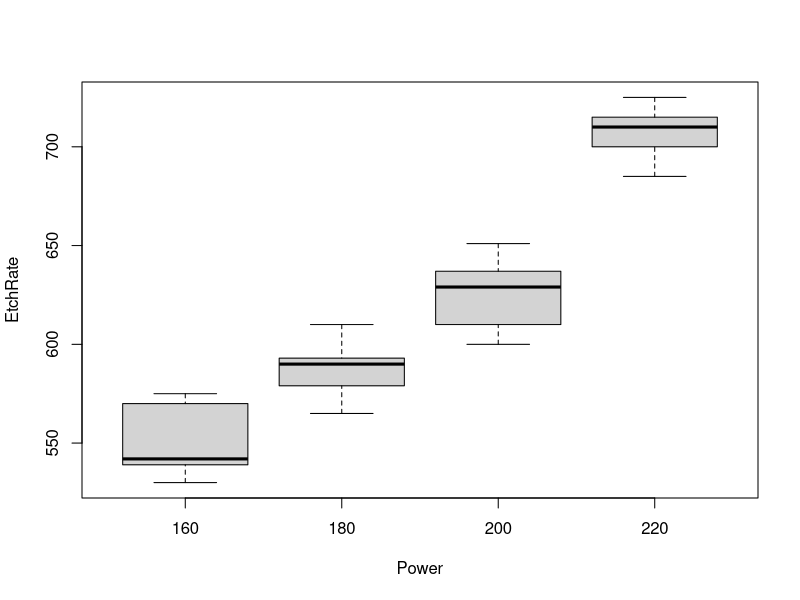
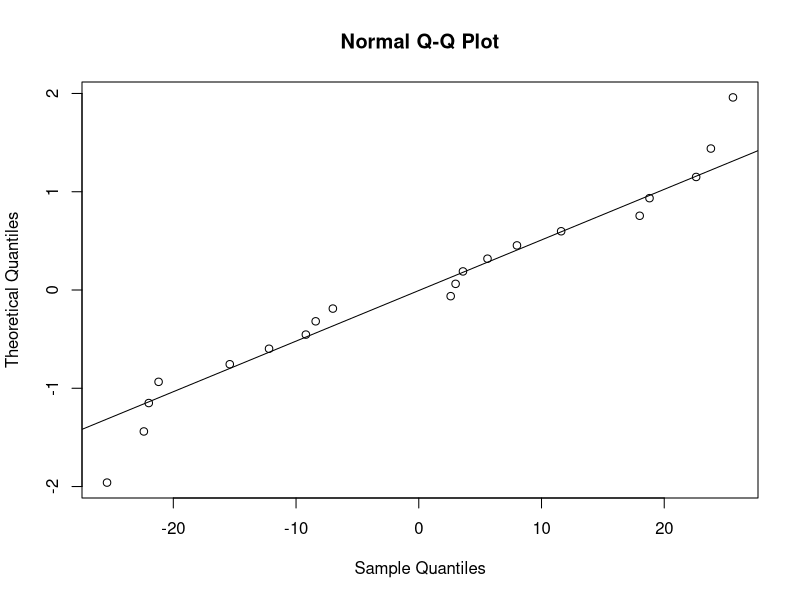
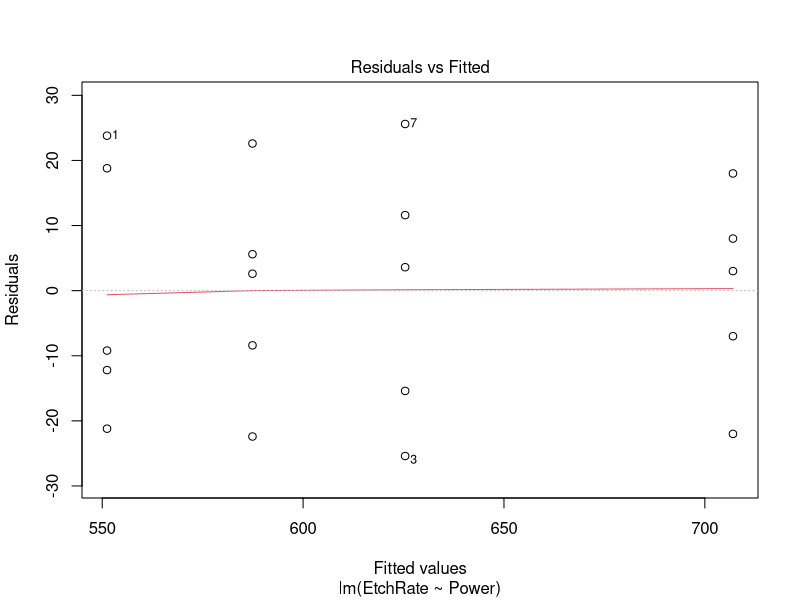
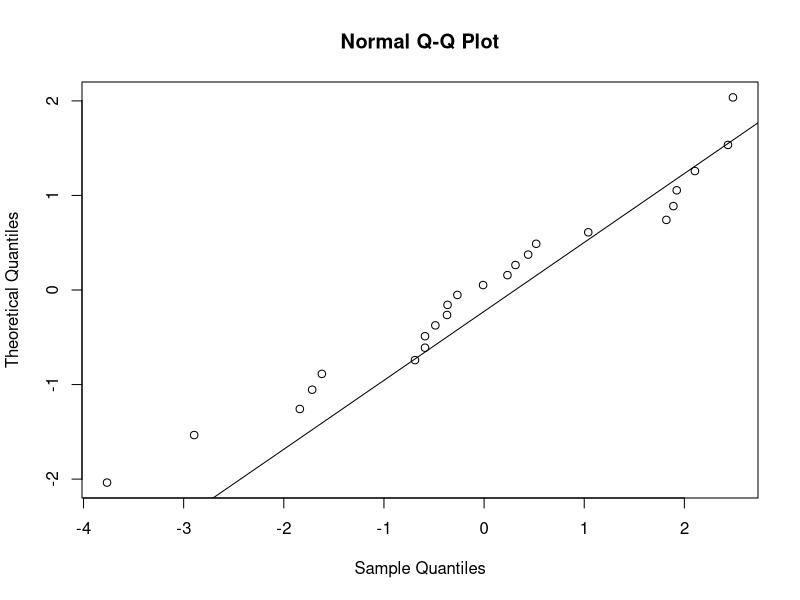
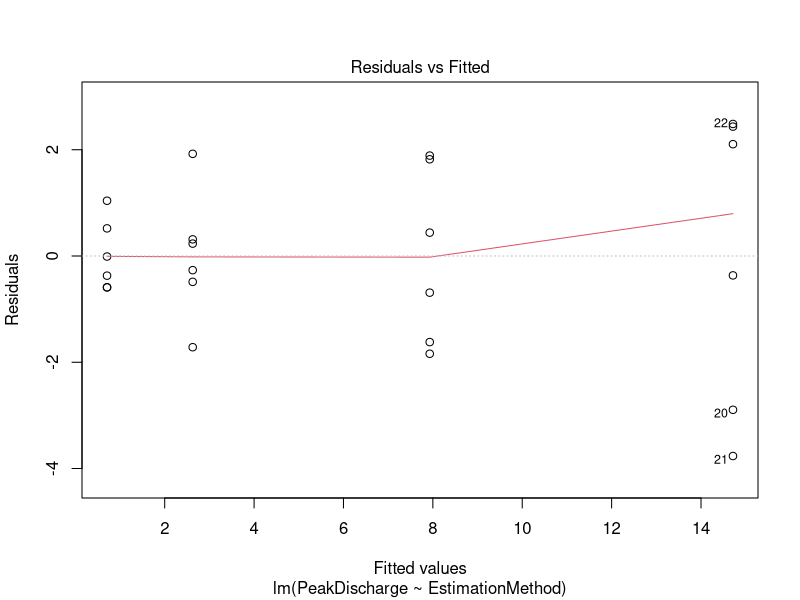
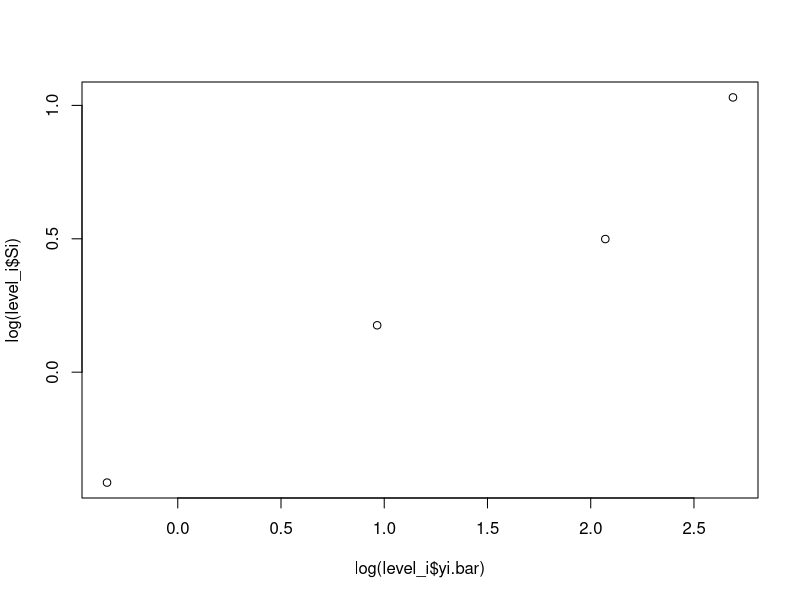
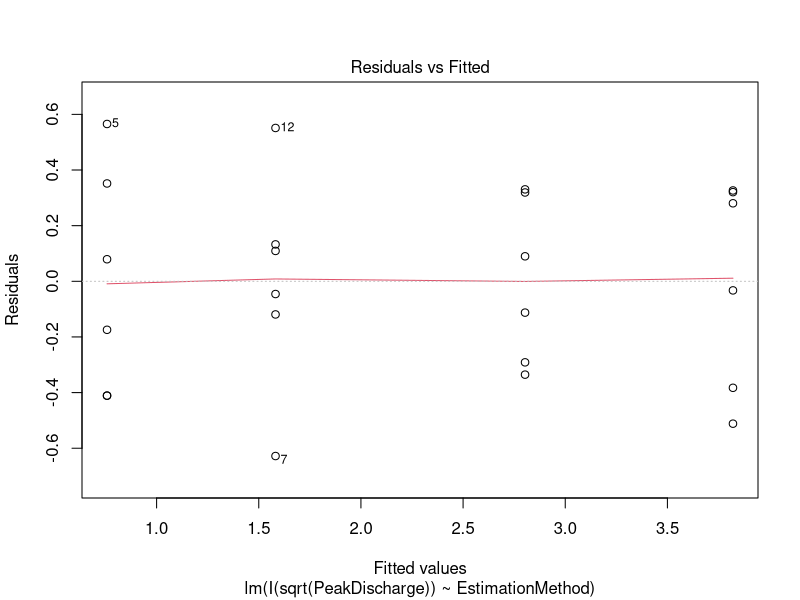
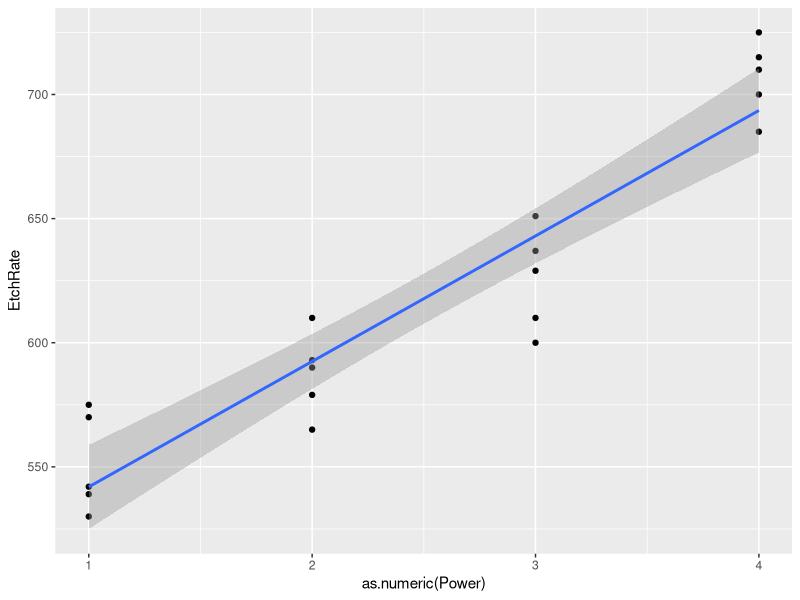

These charts were generated, in order, by the following R code:
## ---- chunk 1
knitr::opts_chunk$set(echo = TRUE)
library(plyr)
library(dplyr)
library(reshape2)
library(knitr)
library(ggplot2)
## ---- chunk 2

dat0 <- as.data.frame(array(
  c(
    rep(c(160,180,200,220),5),
    rep(1,4),rep(2,4),rep(3,4),rep(4,4),rep(5,4),
    575,565,600,725,
    542,593,651,700,
    530,590,610,715,
    539,579,637,685,
    570,610,629,710
  ),
  dim = c(20,3)
))

colnames(dat0) <- c("Power","Replication","EtchRate")

# Check Totals
check_rowTotals <- summarize(
  group_by(dat0,Power),
  rowTot = sum(EtchRate),
  rowAvg = mean(EtchRate)
)

# Make power a factor
dat0$Power <- as.factor(dat0$Power)

## ---- chunk 3
boxplot(EtchRate ~ Power, data = dat0)
## ---- chunk 4
mod1 <- lm(EtchRate ~ Power, data = dat0)
anova1 <- anova(mod1)
print(anova1)
## ---- chunk 5
# Find Sum of Squares
  ## Grand Mean
  y..bar <- mean(dat0$EtchRate)
  
  ## Sum across replicates within treatment groups
  level_i <- data.frame(
    summarize(
      group_by(dat0,Power)
      ,yi. = sum(EtchRate)
      ,n = length(EtchRate)
      ,yi.bar = yi./n
      ,yij_y..bar_sq = sum((EtchRate - y..bar)^2)
    )
  )
  
  ## Find number of observations within each treatment group
  n <- unique(level_i$n)
  
  ## Find the number of treatment groups
  a <- NROW(level_i)
  
  ## Calculate SS Total and SS Treatment
  SS_trt <- n*sum((level_i$yi.bar - y..bar)^2)
  SS_tot <- sum(level_i$yij_y..bar_sq)

  ## Back-calculate SS Error
  SS_err <- SS_tot - SS_trt
  
# Degrees of Freedom
  DF_trt <- a - 1
  DF_err <- a*n - a
  
# Mean Squares
  MS_trt <- SS_trt/DF_trt
  MS_err <- SS_err/DF_err

# Test Statistic
  F_test <- MS_trt/MS_err
  
# Critical F-value
  F_crit <- qf(0.05,DF_trt,DF_err,lower.tail = F)

# P-value
  p_value <- pf(q = F_test,df1 = DF_trt,df2 = DF_err,lower.tail = F)

# Table
Anova_by_hand <- as.data.frame(array(
  c(
    "Power","Error","Total",
    SS_trt,SS_err,SS_tot,
    DF_trt,DF_err,DF_trt + DF_err,
    MS_trt,MS_err,"-",
    F_test,"-","-",
    p_value,"-","-"
  )
  ,dim = c(3,6)
))
colnames(Anova_by_hand) <- c("Source fo Variation",
                             "Sum of Squares",
                             "Degrees of Freedom",
                             "Mean Squares",
                             "Test Statistic",
                             "P-value")
print(Anova_by_hand)
## ---- chunk 6
# Normal Quantile-Quantile Plot - residuals
qqnorm(mod1$residuals,datax = T);qqline(mod1$residuals,datax = T)
## ---- chunk 7
plot(mod1,which = 1)
## ---- chunk 8
# Bartlett's Test in R
mod1$call
bart.test <- bartlett.test(EtchRate ~ Power, data = dat0)
bart.test
## Matches example in book.
crit.value <- qchisq(0.05,a-1,lower.tail = F);crit.value
p.value    <- pchisq(bart.test$statistic,a-1,lower.tail = F);p.value
## ---- chunk 9
# New Data: Peak Discharge by Estimation Methods
dat1 <- as.data.frame(
  array(
    c(
      rep(c(1,2,3,4),6),
    0.34,0.91,6.31,17.15,
    0.12,2.94,8.37,11.82,
    1.23,2.14,9.75,10.95,
    0.70,2.36,6.09,17.20,
    1.75,2.86,9.82,14.35,
    0.12,4.55,7.24,16.82
    )
    ,dim = c(4*6,2)
  )
)

colnames(dat1) <- c("EstimationMethod","PeakDischarge")

# Calculate mean, median, and standard deviation

level_i <- data.frame(
  summarize(
    group_by(dat1,EstimationMethod)
    ,n_i       = length(PeakDischarge)
    ,yi.bar    = mean(PeakDischarge)
    ,yi.median = median(PeakDischarge)
    ,Si        = sd(PeakDischarge)
  )
)

# Calculate Deviations for Modified Levene's test
dat1_median <- merge(dat1,level_i,by="EstimationMethod")
dat1_median$d_ij <- abs(dat1_median$PeakDischarge - dat1_median$yi.median)

# Analysis of Variance
dat1_median$EstimationMethod <- as.factor(dat1_median$EstimationMethod)
mod2 <- lm(PeakDischarge ~ EstimationMethod, data = dat1_median)
anova(mod2)

# Look at normal QQ plot
qqnorm(mod2$residuals,datax = T);qqline(mod2$residuals,datax = T)

# Look at plot of residuals versus fitted values
plot(mod2, which = 1)

## ---- chunk 10
TransformationTab <- as.data.frame(
  array(c(
    "$\\sigma_y \\propto\\ \\text{constant}$",
    "$\\sigma_y \\propto\\ \\mu^{1/2}$",
    "$\\sigma_y \\propto\\ \\mu$",
    "$\\sigma_y \\propto\\ \\mu^{3/2}$",
    "$\\sigma_y \\propto\\ \\mu^{2}$",
    
    "0","1/2","1","3/2" ,"2" ,
    "1","1/2","0","-1/2","-1",
    
    "No transformation","Square Root","Log","Reciprocal of square root","Reciprocal",
    
    "","Poisson (count) data","","",""
  ),dim = c(5,5))
)

knitr::kable(
  TransformationTab,
  row.names = FALSE,
  col.names = c("Relationship Between $\\sigma_y$ and $\\mu$",
                "$\\alpha$","$\\lambda = 1 - \\alpha$",
                "Transformation","Comment"))
## ---- chunk 11
varstab.fit <- lm(I(log(Si)) ~ I(log(yi.bar)), data = level_i)
varstab.fit
plot(x = log(level_i$yi.bar),y = log(level_i$Si))
## ---- chunk 12
mod3 <- lm(I(sqrt(PeakDischarge)) ~ EstimationMethod, data = dat1_median)
anova(mod3)
## ---- chunk 13
# Establish table to fill in
anova3a <- data.frame(anova(mod3))

# Re-calculate MSE and F test, update p-value
anova3a["Residuals","Df"] <- anova3a["Residuals","Df"] - 1
anova3a["Residuals","Mean.Sq"] <- 
  anova3a["Residuals","Sum.Sq"]/anova3a["Residuals","Df"]
anova3a["EstimationMethod","F.value"] <-
  anova3a["EstimationMethod","Mean.Sq"]/anova3a["Residuals","Mean.Sq"]
anova3a["EstimationMethod","Pr..F."] <- pf(
  anova3a["EstimationMethod","F.value"],
  anova3a["EstimationMethod","Df"],
  anova3a["Residuals","Df"],
  lower.tail = F
)

# Final Analysis of Variance Table
anova3a
## ---- chunk 14
plot(mod3,which = 1)
## ---- chunk 15
mean(dat0$EtchRate) - 137.62
mean(as.numeric(dat0$Power))
lm(EtchRate ~ I(as.numeric(Power)), data = dat0)
  ## Can't replicate the model in the book yet, unsure why

dat0_wide <- dcast(data = dat0
                   ,Power ~ Replication
                   ,value.var = "EtchRate")

## ---- chunk 16
# By hand
EtchRate_i <- data.frame(
  summarize(
    group_by(dat0,Power)
    ,yi.bar = mean(EtchRate)
  )
)

y..bar <- mean(dat0$EtchRate)

EtchRate_i$Estimate <- EtchRate_i$yi.bar - y..bar

EtchRate_i

# In R
## Need to demean the response to get estimates of treatment effects
mod1_numeric <- lm(I(EtchRate - mean(EtchRate)) ~ 0 + Power, data = dat0)
  # Supress intercept so that we can estimate yi.bar for all levels
data.frame(summary(mod1_numeric)$coefficients)
## ---- chunk 17
# Plot data points and trendline
ggplot(data = dat0,mapping = aes(x = as.numeric(Power),
                                 y = EtchRate)) + 
  geom_point() +
  geom_smooth(method = "lm")
## ---- chunk 18
# Fit the quadratic model
lm(EtchRate ~ I(as.numeric(Power)) + I(as.numeric(Power)^2), data = dat0)
## ---- chunk 19
# Plot data points and trendline
ggplot(data = dat0,mapping = aes(x = as.numeric(Power),
                                 y = EtchRate)) + 
  geom_point() +
  stat_smooth(method = "lm")
